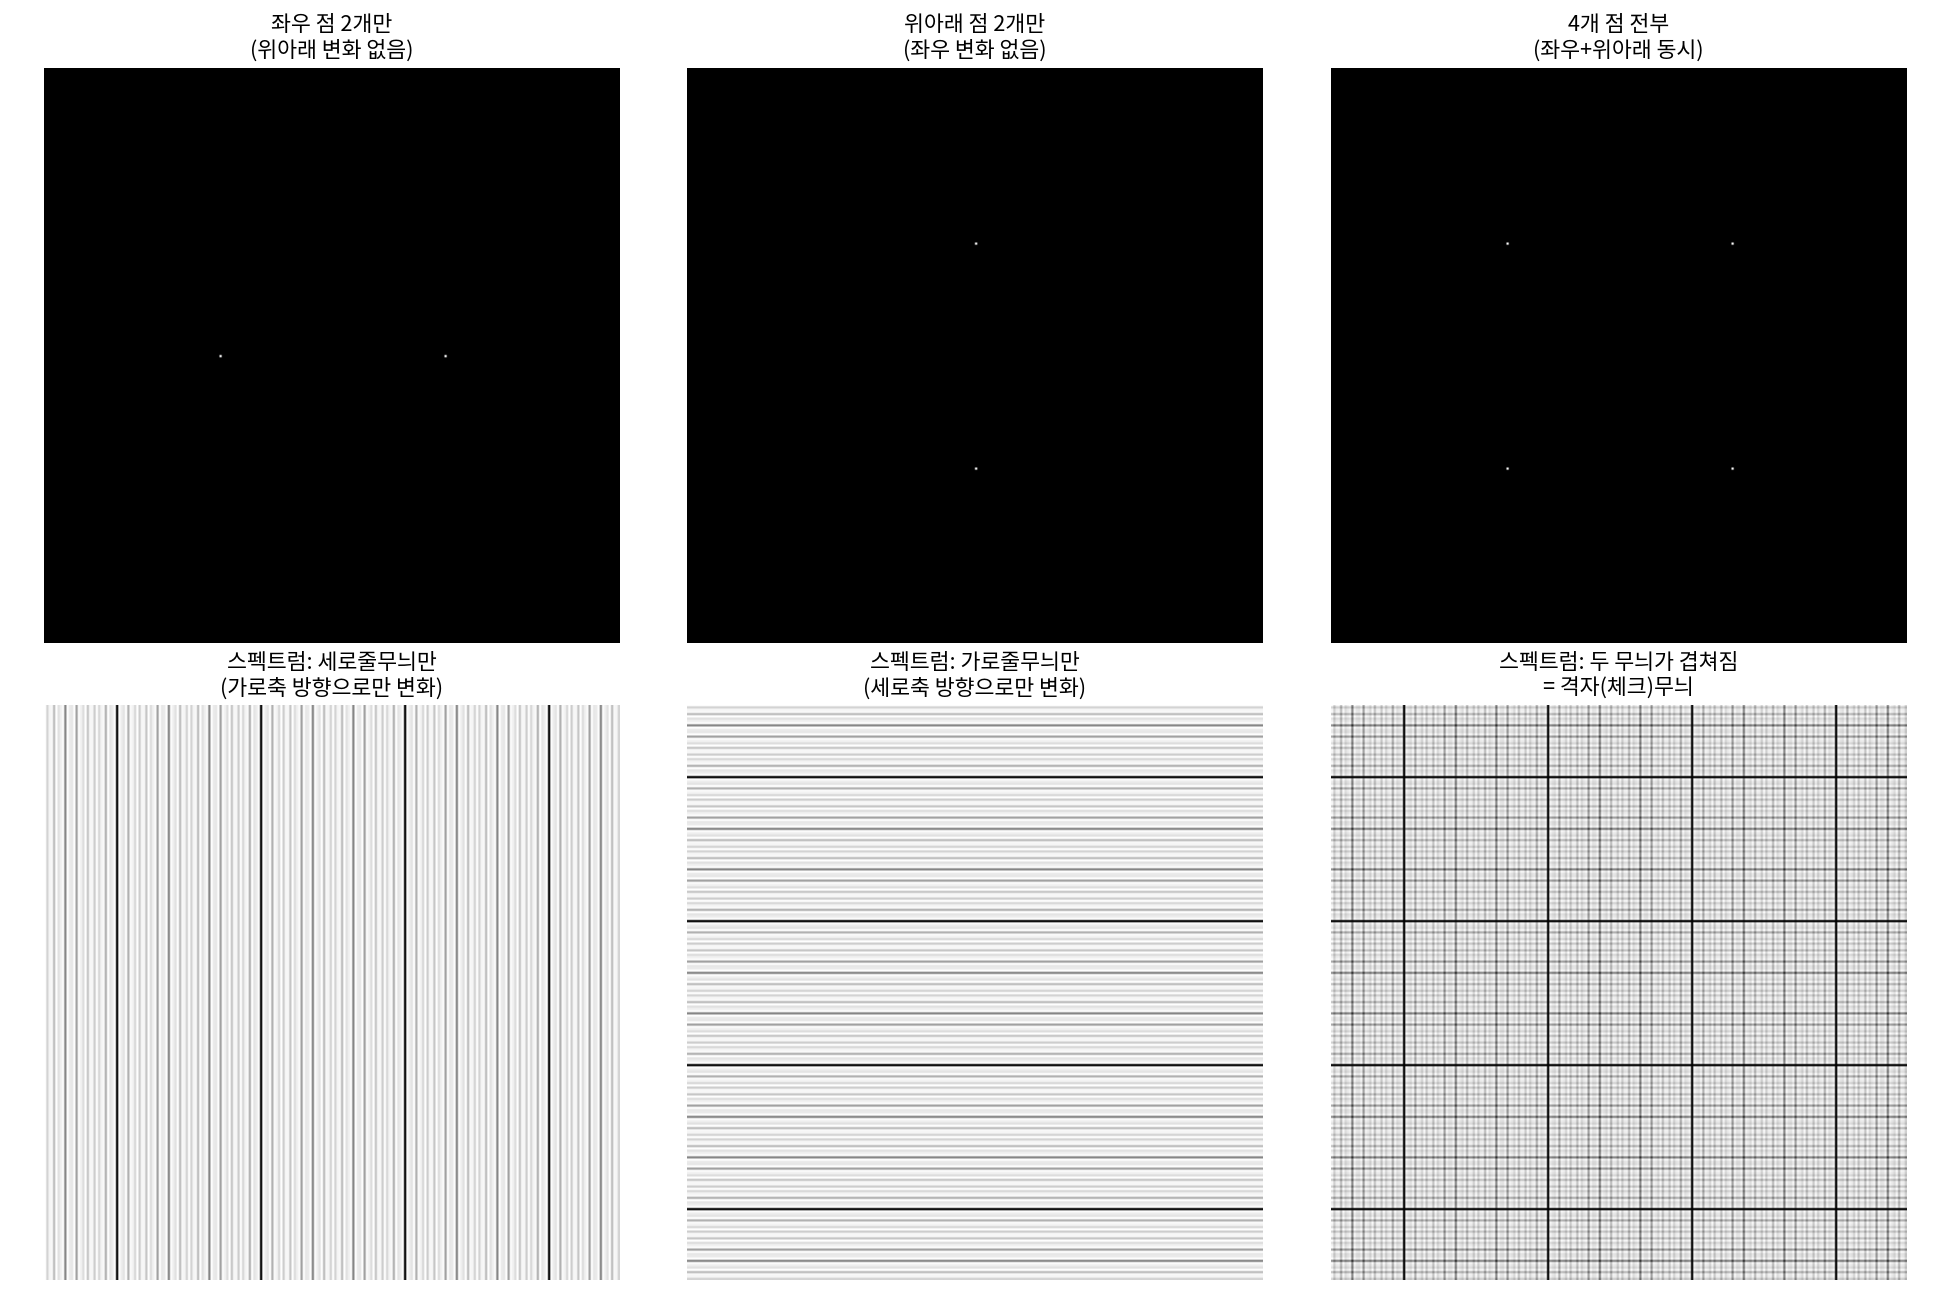

The script that saved this image:
import numpy as np
import matplotlib
matplotlib.use("Agg")
import matplotlib.font_manager as fm
import matplotlib.pyplot as plt

fm.fontManager.addfont('/usr/share/fonts/opentype/noto/NotoSansCJK-Regular.ttc')
plt.rcParams['font.family'] = 'Noto Sans CJK JP'
plt.rcParams['axes.unicode_minus'] = False

SIZE = 256
c = SIZE // 2
h = 50

def spectrum(img):
    f = np.fft.fftshift(np.fft.fft2(img))
    return 20*np.log(np.abs(f)+1)

# (a) 좌우 쌍만 (왼쪽-오른쪽 점 2개, 위아래 변화 없음)
lr = np.zeros((SIZE,SIZE))
lr[c, c-h] = 255
lr[c, c+h] = 255

# (b) 위아래 쌍만 (위-아래 점 2개, 좌우 변화 없음)
tb = np.zeros((SIZE,SIZE))
tb[c-h, c] = 255
tb[c+h, c] = 255

# (c) 4개 다 (좌우+위아래 합쳐짐)
four = np.zeros((SIZE,SIZE))
for dy,dx in [(-h,-h),(-h,h),(h,-h),(h,h)]:
    four[c+dy,c+dx] = 255

fig, axes = plt.subplots(2,3, figsize=(15,10))
titles = ["좌우 점 2개만\n(위아래 변화 없음)", "위아래 점 2개만\n(좌우 변화 없음)", "4개 점 전부\n(좌우+위아래 동시)"]
for i, img in enumerate([lr, tb, four]):
    axes[0,i].imshow(img, cmap="gray"); axes[0,i].set_title(titles[i]); axes[0,i].axis("off")
    axes[1,i].imshow(spectrum(img), cmap="gray"); axes[1,i].axis("off")

axes[1,0].set_title("스펙트럼: 세로줄무늬만\n(가로축 방향으로만 변화)")
axes[1,1].set_title("스펙트럼: 가로줄무늬만\n(세로축 방향으로만 변화)")
axes[1,2].set_title("스펙트럼: 두 무늬가 겹쳐짐\n= 격자(체크)무늬")

plt.tight_layout()
path = "/sessions/awesome-dazzling-mccarthy/mnt/outputs/practice/13_grid_explain.png"
plt.savefig(path, dpi=130)
plt.close()
print("saved:", path)
